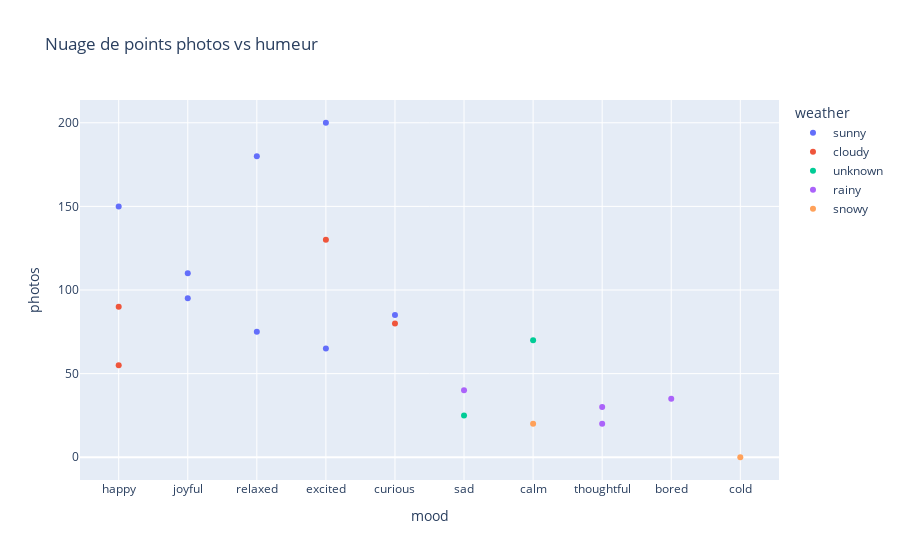

The code cell stored with this chart in its notebook:
### Markdown cell above
**TODO**

- Créer un graphique de type scatter plot avec mood en abscisse et photos en ordonnée
- Ajouter une info-bulle avec les noms de ville
- Afficher le graphique

### Code cell
# Write your code here

# - Créer un graphique de type scatter plot avec mood en abscisse et photos en ordonnée
# - Ajouter une info-bulle avec les noms de ville
fig = px.scatter(
    df,
    x='mood',           # Axe des abscisses : les humeurs
    y='photos',         # Axe des ordonnées : le nombre de photos
    color='weather',
    hover_name='city',  # Info-bulle : affiche la ville
    title='Nuage de points photos vs humeur'
)

# - Afficher le graphique
fig.show()

### Figure 1 — Plotly figure (JSON) as saved in the notebook; plotly's stock layout.template omitted (floating-point values rounded to 4 significant figures)
{"data": [{"hovertemplate": "<b>%{hovertext}</b><br><br>weather=sunny<br>mood=%{x}<br>photos=%{y}<extra></extra>", "hovertext": ["Paris", "Lyon", "Marseille", "Bordeaux", "Nice", "Toulouse", "Nantes", "Montpellier"], "legendgroup": "sunny", "marker": {"color": "#636efa", "symbol": "circle"}, "mode": "markers", "name": "sunny", "orientation": "v", "showlegend": true, "type": "scatter", "x": ["happy", "joyful", "relaxed", "excited", "relaxed", "curious", "excited", "joyful"], "xaxis": "x", "y": [150, 95, 75, 200, 180, 85, 65, 110], "yaxis": "y"}, {"hovertemplate": "<b>%{hovertext}</b><br><br>weather=cloudy<br>mood=%{x}<br>photos=%{y}<extra></extra>", "hovertext": ["Paris", "Lyon", "Strasbourg", "Toulouse"], "legendgroup": "cloudy", "marker": {"color": "#EF553B", "symbol": "circle"}, "mode": "markers", "name": "cloudy", "orientation": "v", "showlegend": true, "type": "scatter", "x": ["excited", "curious", "happy", "happy"], "xaxis": "x", "y": [130, 80, 55, 90], "yaxis": "y"}, {"hovertemplate": "<b>%{hovertext}</b><br><br>weather=unknown<br>mood=%{x}<br>photos=%{y}<extra></extra>", "hovertext": ["Marseille", "Nantes"], "legendgroup": "unknown", "marker": {"color": "#00cc96", "symbol": "circle"}, "mode": "markers", "name": "unknown", "orientation": "v", "showlegend": true, "type": "scatter", "x": ["sad", "calm"], "xaxis": "x", "y": [25, 70], "yaxis": "y"}, {"hovertemplate": "<b>%{hovertext}</b><br><br>weather=rainy<br>mood=%{x}<br>photos=%{y}<extra></extra>", "hovertext": ["Bordeaux", "Nice", "Strasbourg", "Montpellier"], "legendgroup": "rainy", "marker": {"color": "#ab63fa", "symbol": "circle"}, "mode": "markers", "name": "rainy", "orientation": "v", "showlegend": true, "type": "scatter", "x": ["thoughtful", "sad", "thoughtful", "bored"], "xaxis": "x", "y": [30, 40, 20, 35], "yaxis": "y"}, {"hovertemplate": "<b>%{hovertext}</b><br><br>weather=snowy<br>mood=%{x}<br>photos=%{y}<extra></extra>", "hovertext": ["Grenoble", "Grenoble"], "legendgroup": "snowy", "marker": {"color": "#FFA15A", "symbol": "circle"}, "mode": "markers", "name": "snowy", "orientation": "v", "showlegend": true, "type": "scatter", "x": ["cold", "calm"], "xaxis": "x", "y": [0, 20], "yaxis": "y"}], "layout": {"legend": {"title": {"text": "weather"}, "tracegroupgap": 0}, "title": {"text": "Nuage de points photos vs humeur"}, "xaxis": {"anchor": "y", "domain": [0, 1], "title": {"text": "mood"}}, "yaxis": {"anchor": "x", "domain": [0, 1], "title": {"text": "photos"}}}}
